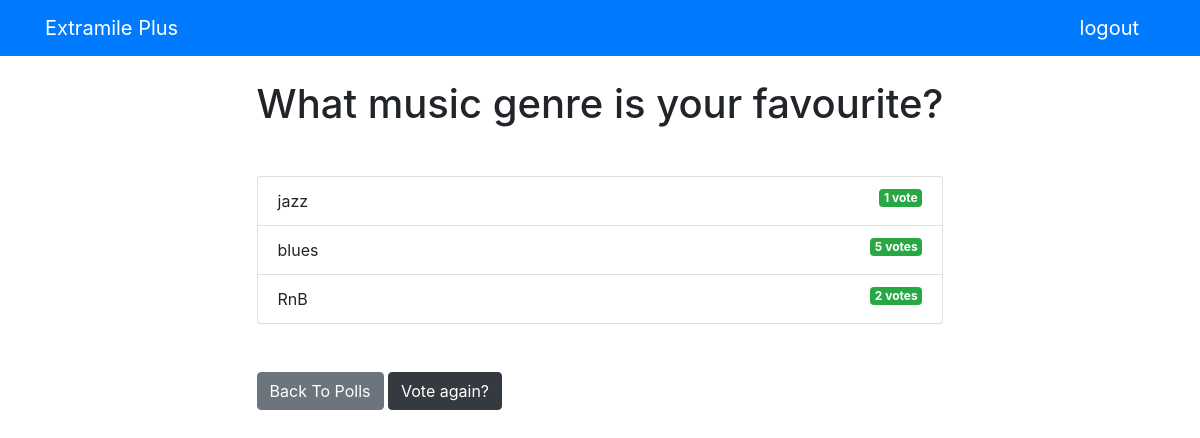
The page /polls/4/results/ on the database as committed earlier.
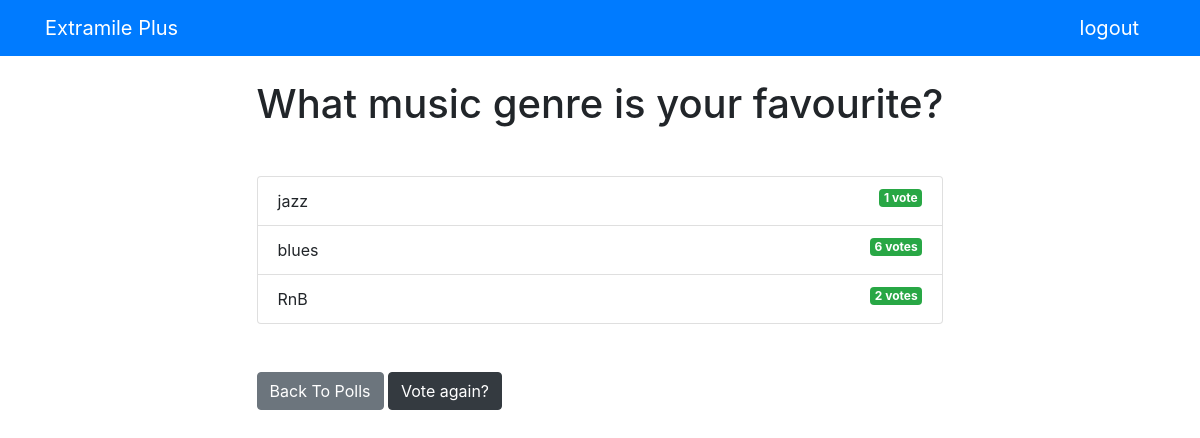
The same page on the database as committed later.
### polls/models.py (models this page shows, shortened)
class Choice(models.Model):
    question = models.ForeignKey(Question, on_delete=models.CASCADE)
    choice_text = models.CharField(max_length=200)
    votes = models.IntegerField(default=0)

### polls/views.py (the view)
# urls.py: path("<int:pk>/results/", views.ResultsView.as_view(), name="results"),
class ResultsView(generic.DetailView):
    model = Question
    template_name = "polls/results.html"

### polls/templates/polls/results.html
{% extends 'base.html' %}
{% block content %}
<h1 class="mb-5 text-center">{{ question.question_text }}</h1>
<ul class="list-group mb-5">
	{% for choice in question.choice_set.all %}
	<li class="list-group-item">
		{{ choice.choice_text }} <span class="badge badge-success float-right">{{ choice.votes }}
			vote{{ choice.votes | pluralize }}</span>
	</li>
	{% endfor %}
</ul>
<a class="btn btn-secondary" href="{% url 'polls:index' %}">Back To Polls</a>
<a class="btn btn-dark" href="{% url 'polls:detail' question.id %}">Vote again?</a>
{% endblock %}

Rows that differ between the two databases and show on the page:
changed Choice "blues": votes "5" → "6"
